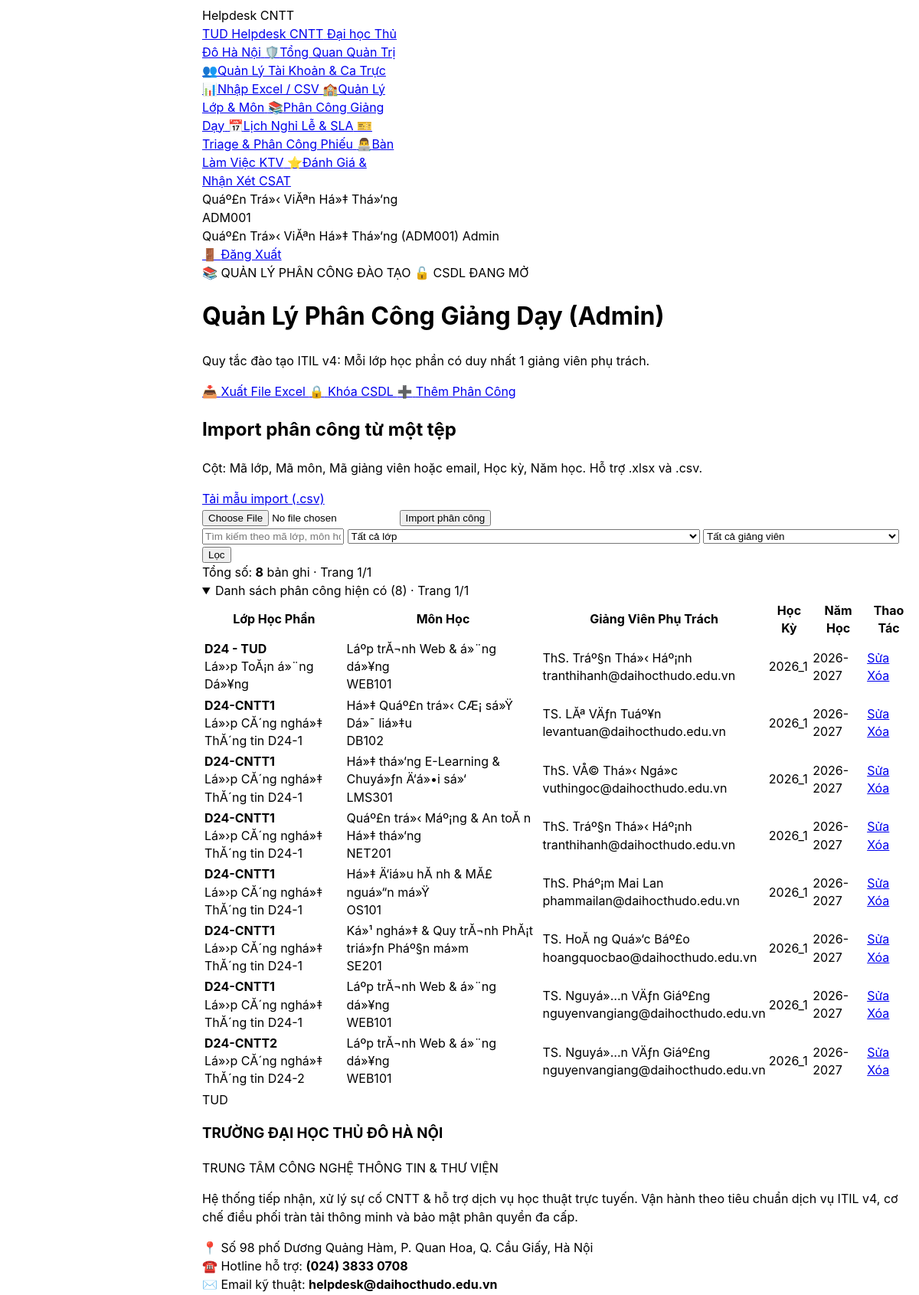
Page /assignments/index.php (signed in, upper part) on the earlier database version.
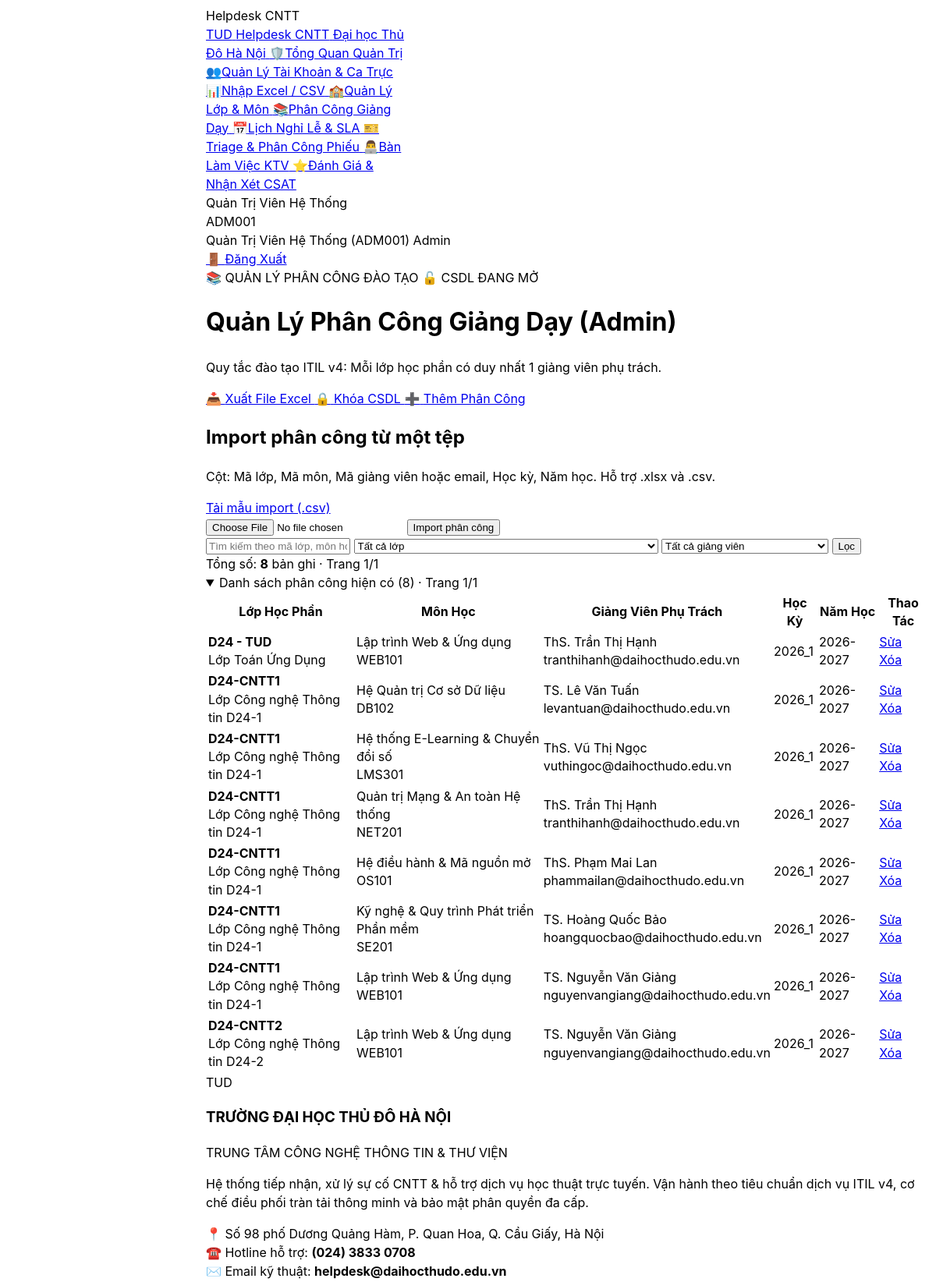
Same page on the later database version.
### tables this page shows
CREATE TABLE `course_assignments` (
  `id` int(10) unsigned NOT NULL AUTO_INCREMENT,
  `class_id` int(10) unsigned NOT NULL,
  `course_id` int(10) unsigned NOT NULL,
  `lecturer_id` int(10) unsigned NOT NULL,
  `semester` varchar(20) NOT NULL DEFAULT '2026_1',
  `academic_year` varchar(20) NOT NULL DEFAULT '2026-2027',
  `created_at` datetime NOT NULL DEFAULT current_timestamp(),
  PRIMARY KEY (`id`),
  UNIQUE KEY `uq_course_class_semester` (`class_id`,`course_id`,`semester`),
  KEY `fk_course_assign_course` (`course_id`),
  KEY `fk_course_assign_lecturer` (`lecturer_id`),
  CONSTRAINT `fk_course_assign_class` FOREIGN KEY (`class_id`) REFERENCES `classes` (`id`) ON DELETE CASCADE,
  CONSTRAINT `fk_course_assign_course` FOREIGN KEY (`course_id`) REFERENCES `courses` (`id`) ON DELETE CASCADE,
  CONSTRAINT `fk_course_assign_lecturer` FOREIGN KEY (`lecturer_id`) REFERENCES `users` (`id`) ON DELETE CASCADE
);

CREATE TABLE `classes` (
  `id` int(10) unsigned NOT NULL AUTO_INCREMENT,
  `class_code` varchar(30) NOT NULL,
  `name` varchar(100) NOT NULL,
  `cohort` varchar(20) NOT NULL DEFAULT 'D24',
  `faculty` varchar(100) NOT NULL DEFAULT 'Khoa Công nghệ Thông tin',
  `academic_year` varchar(30) NOT NULL DEFAULT '2024-2028',
  `created_at` datetime NOT NULL DEFAULT current_timestamp(),
  PRIMARY KEY (`id`),
  UNIQUE KEY `uq_classes_code` (`class_code`)
);

CREATE TABLE `courses` (
  `id` int(10) unsigned NOT NULL AUTO_INCREMENT,
  `course_code` varchar(30) NOT NULL,
  `name` varchar(100) NOT NULL,
  `credits` tinyint(3) unsigned NOT NULL DEFAULT 3,
  `department` varchar(100) NOT NULL DEFAULT 'Bộ môn Công nghệ Phần mềm',
  `created_at` datetime NOT NULL DEFAULT current_timestamp(),
  PRIMARY KEY (`id`),
  UNIQUE KEY `uq_courses_code` (`course_code`)
);

CREATE TABLE `users` (
  `id` int(10) unsigned NOT NULL AUTO_INCREMENT,
  `user_code` varchar(30) NOT NULL,
  `name` varchar(100) NOT NULL,
  `email` varchar(190) NOT NULL,
  `personal_email` varchar(190) DEFAULT NULL,
  `password_hash` varchar(255) NOT NULL,
  `role` enum('requester','agent','admin') NOT NULL DEFAULT 'requester',
  `user_type` enum('student','lecturer','staff') NOT NULL DEFAULT 'student',
  `department` varchar(100) DEFAULT NULL,
  `phone` varchar(20) DEFAULT NULL,
  `class_id` int(10) unsigned DEFAULT NULL,
  `cohort` varchar(20) DEFAULT 'D24',
  `academic_status` enum('studying','graduated','expelled','suspended') NOT NULL DEFAULT 'studying',
  `specialty_category_id` int(10) unsigned DEFAULT NULL,
  `max_capacity` tinyint(3) unsigned NOT NULL DEFAULT 5,
  `active_tickets_count` tinyint(3) unsigned NOT NULL DEFAULT 0,
  `is_on_duty` tinyint(1) NOT NULL DEFAULT 1,
  `failed_attempts` tinyint(3) unsigned NOT NULL DEFAULT 0,
  `locked_until` datetime DEFAULT NULL,
  `is_active` tinyint(1) NOT NULL DEFAULT 1,
  `lock_reason` enum('none','brute_force','violation','expelled','tuition_debt','graduated') NOT NULL DEFAULT 'none',
  `is_first_login` tinyint(1) NOT NULL DEFAULT 1,
  `created_at` datetime NOT NULL DEFAULT current_timestamp(),
  `updated_at` datetime NOT NULL DEFAULT current_timestamp() ON UPDATE current_timestamp(),
  `avatar_path` varchar(255) DEFAULT NULL,
  PRIMARY KEY (`id`),
  UNIQUE KEY `uq_users_user_code` (`user_code`),
  UNIQUE KEY `uq_users_email` (`email`),
  KEY `fk_users_class` (`class_id`),
  KEY `fk_users_specialty_category` (`specialty_category_id`),
  KEY `idx_agent_dispatch` (`role`,`is_active`,`is_on_duty`,`specialty_category_id`,`active_tickets_count`),
  KEY `idx_user_lookup` (`user_code`,`user_type`,`academic_status`),
  KEY `idx_cohort_filter` (`cohort`,`academic_status`),
  CONSTRAINT `fk_users_class` FOREIGN KEY (`class_id`) REFERENCES `classes` (`id`) ON DELETE SET NULL,
  CONSTRAINT `fk_users_specialty_category` FOREIGN KEY (`specialty_category_id`) REFERENCES `categories` (`id`) ON DELETE SET NULL
);

### views/lecturer/assignments/index.php (the view, shortened to what the changed rows need)
<?php
$userRole   = $_SESSION['user']['role'] ?? '';
$userType   = $_SESSION['user']['user_type'] ?? '';
$isAdmin    = $userRole === 'admin';
$isLecturer = ($userType === 'lecturer' && $userRole !== 'admin');
$isLocked   = !empty($_SESSION['assignments_locked']);
$pageTitle  = $isLecturer ? 'Lớp Học Phần Tôi Phụ Trách' : 'Quản Lý Phân Công Giảng Dạy (Admin)';
require_once __DIR__ . '/../../../config/database.php';
?>
<!DOCTYPE html>
<html lang="vi">
<head>
    <script src="https://www.gstatic.com/antigravity/web/dev/tailwindcss.min.js"></script>
</head>
<body class="bg-slate-50 text-slate-800 font-sans antialiased min-h-screen flex flex-col justify-between">
<?php require_once __DIR__ . '/../../../includes/navbar.php'; ?>
<main class="flex-1 max-w-7xl mx-auto w-full px-4 sm:px-6 lg:px-8 py-6 space-y-6">
    <div class="bg-gradient-to-r from-slate-900 via-indigo-950 to-slate-900 text-white rounded-3xl p-6 shadow-md border border-indigo-900/50 flex flex-col md:flex-row md:items-center justify-between gap-4">
        <div>
            <h1 class="text-2xl font-black text-white">
                <?= htmlspecialchars($pageTitle) ?>
            </h1>
        </div>
    </div>
    <?php if ($isAdmin): ?>
        <section class="bg-white border border-slate-200 rounded-2xl p-4 shadow-sm space-y-3 text-xs">
            <div class="flex flex-wrap items-center justify-between gap-2">
                <div>
                    <h2 class="font-bold text-slate-900">Import phân công từ một tệp</h2>
                </div>
            </div>
        </section>
    <?php endif; ?>
    <details class="group" <?= ($importedList['type'] ?? '') === 'assignments' ? '' : 'open' ?>>
    <div class="bg-white border border-slate-200 rounded-3xl shadow-sm overflow-hidden">
        <div class="overflow-x-auto">
            <table class="w-full text-left border-collapse text-xs">
                <thead>
                    <tr class="bg-slate-50 text-slate-600 font-bold border-b border-slate-200 text-[11px]">
                        <th class="py-3.5 px-4">Lớp Học Phần</th>
                        <th class="py-3.5 px-4">Môn Học</th>
                        <th class="py-3.5 px-4">Giảng Viên Phụ Trách</th>
                        <th class="py-3.5 px-4 text-center">Học Kỳ</th>
                        <th class="py-3.5 px-4 text-center">Năm Học</th>
                        <?php if ($isAdmin): ?>
                            <th class="py-3.5 px-4 text-center">Thao Tác</th>
                        <?php endif; ?>
                    </tr>
                </thead>
                <tbody class="divide-y divide-slate-100">
                    <?php if (empty($assignments)): ?>
                        <tr>
                            <td colspan="<?= $isLecturer ? 5 : 6 ?>" class="py-8 text-center text-slate-400">Không có dữ liệu phân công giảng dạy nào.</td>
                        </tr>
                    <?php else: ?>
                        <?php foreach ($assignments as $row): ?>
                            <tr class="hover:bg-slate-50/80 transition">
                                <td class="py-3.5 px-4">
                                    <strong class="font-mono text-indigo-600 font-bold"><?= htmlspecialchars($row['class_code']) ?></strong>
                                    <div class="text-[11px] text-slate-500"><?= htmlspecialchars($row['class_name']) ?></div>
                                </td>
                                <td class="py-3.5 px-4 font-semibold text-slate-800">
                                    <?= htmlspecialchars($row['course_name']) ?>
                                    <div class="text-[11px] text-slate-400 font-mono"><?= htmlspecialchars($row['course_code']) ?></div>
                                </td>
                                <td class="py-3.5 px-4">
                                    <div class="font-bold text-slate-900"><?= htmlspecialchars($row['lecturer_name']) ?></div>
                                    <div class="text-[11px] text-slate-400 font-mono"><?= htmlspecialchars($row['lecturer_email']) ?></div>
                                </td>
                                <td class="py-3.5 px-4 text-center font-mono font-semibold text-indigo-700"><?= htmlspecialchars($row['semester']) ?></td>
                                <td class="py-3.5 px-4 text-center font-mono text-slate-600"><?= htmlspecialchars($row['academic_year']) ?></td>
                                <?php if ($isAdmin): ?>
                                    <td class="py-3.5 px-4 text-center">
                                        <?php if ($isLocked): ?>
                                            <span class="text-[11px] text-slate-400 italic">Đã khóa</span>
                                        <?php else: ?>
                                            <div class="flex items-center justify-center gap-1.5">
                                                <a href="index.php?action=edit&id=<?= $row['id'] ?>" class="px-2.5 py-1 bg-indigo-50 hover:bg-indigo-100 text-indigo-700 font-bold rounded-lg transition text-[11px]">
                                                    Sửa
                                                </a>
                                                <a href="index.php?action=delete&id=<?= $row['id'] ?>" onclick="return confirm('Bạn có chắc muốn xóa phân công này?');" class="px-2.5 py-1 bg-rose-50 hover:bg-rose-100 text-rose-700 font-bold rounded-lg transition text-[11px]">
                                                    Xóa
                                                </a>
                                            </div>
                                        <?php endif; ?>
                                    </td>
                                <?php endif; ?>
                            </tr>
                        <?php endforeach; ?>
                    <?php endif; ?>
                </tbody>
            </table>
        </div>
    </div>
    </details>
</main>
</body>
</html>

### includes/navbar.php (shortened to what the changed rows need)
<?php
require_once __DIR__ . '/../config/database.php';
$appBase = get_app_base_url();
$currentUser = $_SESSION['user'] ?? null;
$isLoggedIn  = !empty($currentUser);
$userRole    = $currentUser['role'] ?? 'guest';
$userType    = $currentUser['user_type'] ?? 'guest';
$hasFixedSidebar = $isLoggedIn;
?>
<script src="https://www.gstatic.com/antigravity/web/dev/tailwindcss.min.js"></script>
<header class="bg-slate-900 border-b border-slate-800 text-slate-100 sticky top-0 z-[70] shadow-md relative">
    <div class="max-w-7xl mx-auto px-4 sm:px-6 lg:px-8">
        <div class="flex items-center justify-between min-h-14">
            <?php if ($hasFixedSidebar): ?>
                <nav aria-label="Điều hướng chính" class="app-role-sidebar fixed top-0 bottom-0 left-0 z-[80] flex flex-col overflow-y-auto bg-slate-900 p-4 shadow-2xl ring-1 ring-white/10 items-stretch gap-1 text-sm">
            <?php else: ?>
                <nav id="primary-navigation" aria-label="Điều hướng chính" class="flex min-w-0 flex-1 items-center gap-1 overflow-x-auto px-2 text-sm">
            <?php endif; ?>
                <?php if ($hasFixedSidebar): ?>
                    <div class="sidebar-user-copy mt-auto border-t border-slate-700/80 pt-4 text-xs text-slate-200">
                        <div class="truncate font-semibold"><?php echo htmlspecialchars($currentUser['name']); ?></div>
                        <div class="mt-1 text-slate-400"><?php echo htmlspecialchars($currentUser['user_code']); ?></div>
                    </div>
                <?php endif; ?>
            </nav>
            <div class="flex items-center gap-2 shrink-0">
                <?php if ($isLoggedIn): ?>
                    <div class="hidden sm:flex items-center gap-2 bg-slate-800/80 border border-slate-700/80 px-3 py-1 rounded-xl text-xs">
                        <span class="font-semibold text-white"><?php echo htmlspecialchars($currentUser['name']); ?></span>
                        <span class="text-slate-400 font-mono text-[11px]">(<?php echo htmlspecialchars($currentUser['user_code']); ?>)</span>
                        <span class="px-1.5 py-0.5 rounded bg-indigo-500/20 text-indigo-300 text-[10px] font-bold uppercase">
                            <?php
                            if ($userRole === 'admin') echo 'Admin';
                            elseif ($userRole === 'agent') echo 'KTV';
                            elseif ($userType === 'lecturer') echo 'Giảng Viên';
                            else echo 'Sinh Viên';
                            ?>
                        </span>
                    </div>
                    <a href="<?php echo $appBase; ?>index.php?action=logout"
                       aria-label="Đăng xuất" title="Đăng xuất"
                       onclick="return confirm('Bạn có chắc chắn muốn đăng xuất?');"
                       class="px-2 sm:px-2.5 py-1.5 bg-rose-600/20 hover:bg-rose-600 text-rose-300 hover:text-white border border-rose-500/30 rounded-xl text-xs font-bold transition flex items-center gap-1">
                        <span>🚪</span> <span class="hidden sm:inline">Đăng Xuất</span>
                    </a>
                <?php else: ?>
                    <a href="<?php echo $appBase; ?>index.php" aria-label="Đăng nhập" class="px-3 sm:px-4 py-1.5 bg-indigo-600 hover:bg-indigo-500 text-white font-bold rounded-xl text-xs transition shadow-sm">
                        🔑 <span class="sr-only sm:not-sr-only">Đăng Nhập</span>
                    </a>
                <?php endif; ?>
            </div>
        </div>
    </div>
</header>

Differences in the rows shown:
changed through a linked row, course_assignments "D24 - TUD": class.name "Lá»›p ToĂ¡n á»¨ng Dá»¥ng" → "Lớp Toán Ứng Dụng"; course.name "Láº­p trĂ¬nh Web & á»¨ng dá»¥ng" → "Lập trình Web & Ứng dụng"; lecturer.name "ThS. Tráº§n Thá»‹ Háº¡nh" → "ThS. Trần Thị Hạnh"
changed through a linked row, course_assignments "DB102": class.name "Lá»›p CĂ´ng nghá»‡ ThĂ´ng tin D24-1" → "Lớp Công nghệ Thông tin D24-1"; course.name "Há»‡ Quáº£n trá»‹ CÆ¡ sá»Ÿ Dá»¯ liá»‡u" → "Hệ Quản trị Cơ sở Dữ liệu"; lecturer.name "TS. LĂª VÄƒn Tuáº¥n" → "TS. Lê Văn Tuấn"
changed through a linked row, course_assignments "LMS301": class.name "Lá»›p CĂ´ng nghá»‡ ThĂ´ng tin D24-1" → "Lớp Công nghệ Thông tin D24-1"; course.name "Há»‡ thá»‘ng E-Learning & Chuyá»ƒn Ä‘á»•i sá»‘" → "Hệ thống E-Learning & Chuyển đổi số"; lecturer.name "ThS. VÅ© Thá»‹ Ngá»c" → "ThS. Vũ Thị Ngọc"
changed through a linked row, course_assignments "NET201": class.name "Lá»›p CĂ´ng nghá»‡ ThĂ´ng tin D24-1" → "Lớp Công nghệ Thông tin D24-1"; course.name "Quáº£n trá»‹ Máº¡ng & An toĂ n Há»‡ thá»‘ng" → "Quản trị Mạng & An toàn Hệ thống"; lecturer.name "ThS. Tráº§n Thá»‹ Háº¡nh" → "ThS. Trần Thị Hạnh"
changed through a linked row, course_assignments "OS101": class.name "Lá»›p CĂ´ng nghá»‡ ThĂ´ng tin D24-1" → "Lớp Công nghệ Thông tin D24-1"; course.name "Há»‡ Ä‘iá»u hĂ nh & MĂ£ nguá»“n má»Ÿ" → "Hệ điều hành & Mã nguồn mở"; lecturer.name "ThS. Pháº¡m Mai Lan" → "ThS. Phạm Mai Lan"
changed through a linked row, course_assignments "SE201": class.name "Lá»›p CĂ´ng nghá»‡ ThĂ´ng tin D24-1" → "Lớp Công nghệ Thông tin D24-1"; course.name "Ká»¹ nghá»‡ & Quy trĂ¬nh PhĂ¡t triá»ƒn Pháº§n má»m" → "Kỹ nghệ & Quy trình Phát triển Phần mềm"; lecturer.name "TS. HoĂ ng Quá»‘c Báº£o" → "TS. Hoàng Quốc Bảo"
changed through a linked row, course_assignments (number 7 of 8 on the later page): class.name "Lá»›p CĂ´ng nghá»‡ ThĂ´ng tin D24-1" → "Lớp Công nghệ Thông tin D24-1"; course.name "Láº­p trĂ¬nh Web & á»¨ng dá»¥ng" → "Lập trình Web & Ứng dụng"; lecturer.name "TS. Nguyá»…n VÄƒn Giáº£ng" → "TS. Nguyễn Văn Giảng"
changed through a linked row, course_assignments "D24-CNTT2": class.name "Lá»›p CĂ´ng nghá»‡ ThĂ´ng tin D24-2" → "Lớp Công nghệ Thông tin D24-2"; course.name "Láº­p trĂ¬nh Web & á»¨ng dá»¥ng" → "Lập trình Web & Ứng dụng"; lecturer.name "TS. Nguyá»…n VÄƒn Giáº£ng" → "TS. Nguyễn Văn Giảng"
Other differences:
$currentUser['name']: "Quáº£n Trá»‹ ViĂªn Há»‡ Thá»‘ng" → "Quản Trị Viên Hệ Thống"
